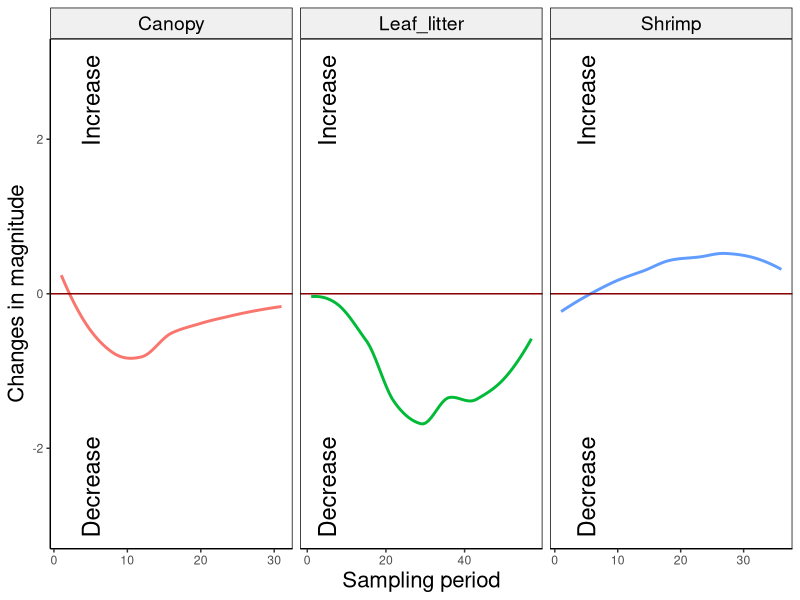

This chart was generated by the following R code:




#--------------------------------------------
# QPA regression
# 21 May 2020
#PEGF
#--------------------------------------------
#


library(modelr)
library(ggplot2)
library(dplyr)
library(patchwork)

QPAregression<- read.csv("00 QPAregressions.csv")
QPAregression

Regression <- ggplot(QPAregression, aes(Time, 
                                     value,
                                     color=variable)) + 
  geom_smooth(se = F)  + 

  geom_hline(yintercept = 0, color="darkred") +

xlab('Sampling period') + ylab("Changes in magnitude") + 
  theme(axis.title.x = element_text(size = 16, angle = 0)) +# axis x
  theme(axis.title.y = element_text(size = 16, angle = 90)) +
  
  ylim(-3,3) + 
  annotate("text", x = 5, y = 2.5, label = "Increase",colour = "black", size = 6,angle = 90) +
  annotate("text", x = 5, y = -2.5, label = "Decrease",colour = "black", size = 6,angle = 90) +
  
 # theme(legend.title=element_blank())+
 # theme(legend.text = element_text(size=20)) +
  theme(legend.position="none")+
  
  theme(panel.grid.major = element_blank(), panel.grid.minor = element_blank(),
        panel.background = element_blank(), axis.line = element_line(colour = "black")) +
  theme(panel.border = element_rect(colour = "black", fill=NA, size=0.5)) +
  
  theme(strip.text.x  = element_text(size = 14, colour = "black", angle = 0)) +
  theme(strip.background = element_rect(colour = "black", fill = "grey94")) +
  
   facet_grid(~ variable, scales="free_x")

Regression
  